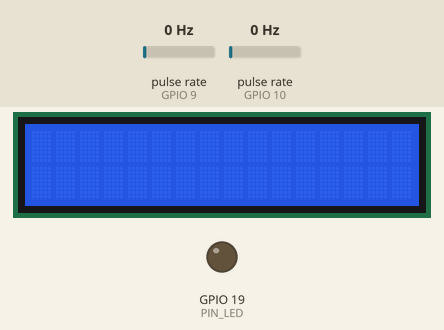
This sketch was run on a simulated ESP32-S3. Shown: 16×2 character LCD, output pins drawn as LEDs (lit = HIGH). Wiring (inferred from the names in the program): 2 × pulse sensor: data GPIO 9 / data GPIO 10. The test bench sets the inputs (shaded band); at power-on: pulse rate (sensors on GPIO 9, GPIO 10) 0 Hz.

Above: at 1.2 s.
1.3 s: pulse rate (sensor on GPIO 9) set to 4 Hz
At 1.66 s:
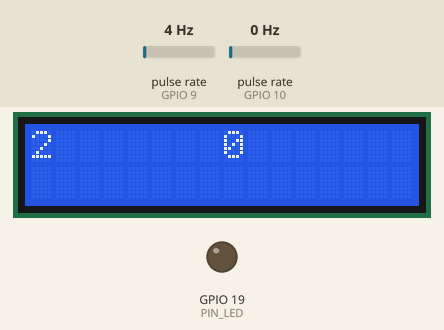
2.9 s: pulse rate (sensor on GPIO 10) set to 50 Hz
At 3.35 s:
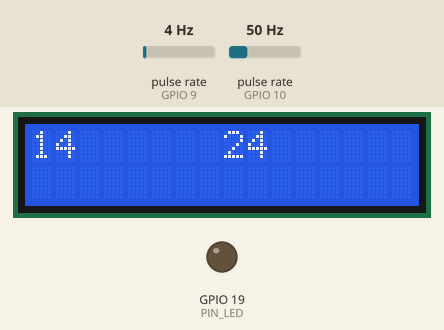
4.6 s: pulse rate (sensor on GPIO 10) set to 4 Hz
At 4.69 s:
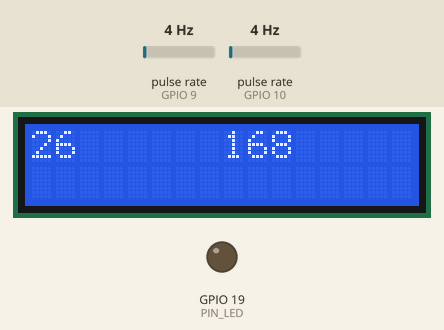
6.1 s: pulse rate (sensor on GPIO 9) set to 50 Hz
At 6.76 s:
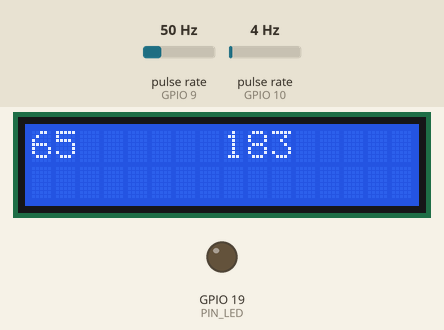
8.1 s: pulse rate (sensor on GPIO 9) set to 100 Hz
At 8.28 s:
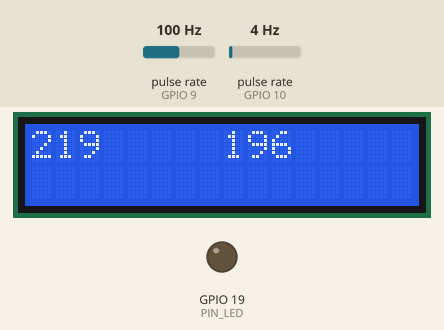
9.6 s: pulse rate (sensor on GPIO 10) set to 100 Hz
At 9.8 s:
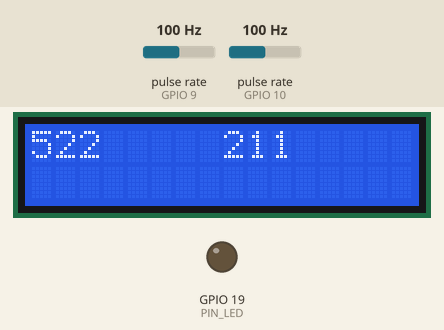
Timing chart, 0 to 12.1 s (numbered marks = the images above; inputs shaded):
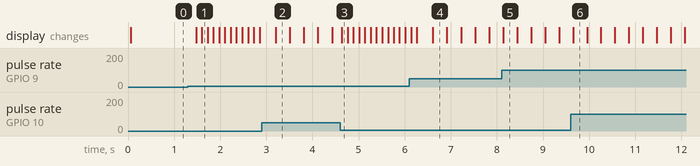

Measured:
- after the input at 1.3 s, the display: first changes after 0.18 s (image 1 shows a later state)

The sketch:

EncoderTest_einSensor.ino
```cpp
#include <Wire.h>
#include <LiquidCrystal_I2C.h>

// Definition der Mikrocontroller-Pins
#define PIN_LED          19
#define PIN_ENC_LEFT     9
#define PIN_ENC_RIGHT    10


LiquidCrystal_I2C lcd( 0x27, 16, 2 );

// Variablen, die im INterrupt verändert werden, müssen mit "volatile" deklariert werden, sonst werden die Änderungen evtl. nicht sichtbar
volatile int  countLeft  = 0;
volatile int  countRight = 0;
volatile bool changed    = false;


// Interrupt-Funktion für den linken Sensor
void IRAM_ATTR isrEncLeft()
{
    ++countLeft;
    changed = 1;
}


// Interrupt-Funktion für den rechten Sensor
void IRAM_ATTR isrEncRight()
{
    ++countRight;
    changed = 1;
}


void setup()
{
    // Mikrocontroller-Pins als Ausgang oder Eingang definieren
    pinMode( PIN_LED,       OUTPUT );
    pinMode( PIN_ENC_LEFT,  INPUT );
    pinMode( PIN_ENC_RIGHT, INPUT );

    // Pin-Change-Interrupts setzen und die Interrupt-Funktionen zuweisen
    attachInterrupt( digitalPinToInterrupt( PIN_ENC_LEFT  ), isrEncLeft,  CHANGE );
    attachInterrupt( digitalPinToInterrupt( PIN_ENC_RIGHT ), isrEncRight, CHANGE );

    lcd.init();
    lcd.backlight();
    lcd.setCursor( 0, 0 );
}


void loop()
{
    if ( changed )
    {
        changed = false;

        lcd.setCursor( 0, 0 );
        lcd.print( countLeft );
        lcd.print( "  " );

        lcd.setCursor( 8, 0 );
        lcd.print( countRight );
        lcd.print( "  " );
    }
}
```
